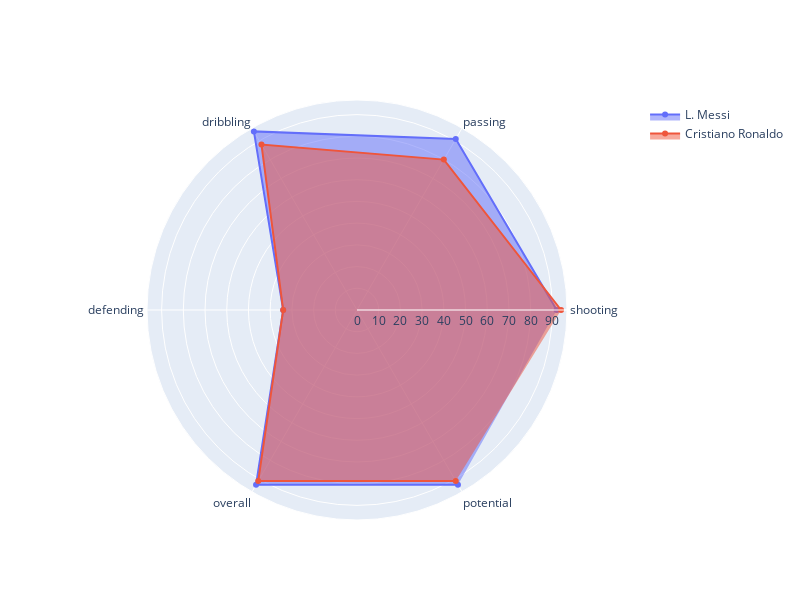

The notebook cell this image was saved under:
### Code cell
# We define the function to generate the comparison chart:
def generate_graph(player1, player2):
    labels = np.array(
        ["shooting", "passing", "dribbling", "defending", "overall", "potential"]
    )

    players1 = fifa_df1[fifa_df1["short_name"] == player1][labels].values[0]
    players2 = fifa_df1[fifa_df1["short_name"] == player2][labels].values[0]

    fig = go.Figure()

    fig.add_trace(
        go.Scatterpolar(r=players1, theta=labels, fill="toself", name=player1)
    )

    fig.add_trace(
        go.Scatterpolar(r=players2, theta=labels, fill="toself", name=player2)
    )

    fig.update_layout(autosize=False, width=800, height=600)

    fig.show()


# Creating drop-down lists to select the players:
player1_dropdown = widgets.Dropdown(options=available_players, description="Player 1:")
player2_dropdown = widgets.Dropdown(options=available_players, description="Player 2:")


# Calling the generate_graph function when selecting players in the drop-down lists:
def on_dropdown_change(change):
    player1 = player1_dropdown.value
    player2 = player2_dropdown.value
    generate_graph(player1, player2)


player1_dropdown.observe(on_dropdown_change, "value")
player2_dropdown.observe(on_dropdown_change, "value")

# Showing drop-down lists:
display(player1_dropdown, player2_dropdown)

### Figure 1 — Plotly figure (JSON) as saved in the notebook; plotly's stock layout.template omitted (floating-point values rounded to 4 significant figures)
{"data": [{"fill": "toself", "name": "L. Messi", "r": [92, 91, 95, 34, 93, 93], "theta": ["shooting", "passing", "dribbling", "defending", "overall", "potential"], "type": "scatterpolar"}, {"fill": "toself", "name": "Cristiano Ronaldo", "r": [94, 80, 88, 34, 91, 91], "theta": ["shooting", "passing", "dribbling", "defending", "overall", "potential"], "type": "scatterpolar"}], "layout": {"autosize": false, "height": 600, "width": 800}}
